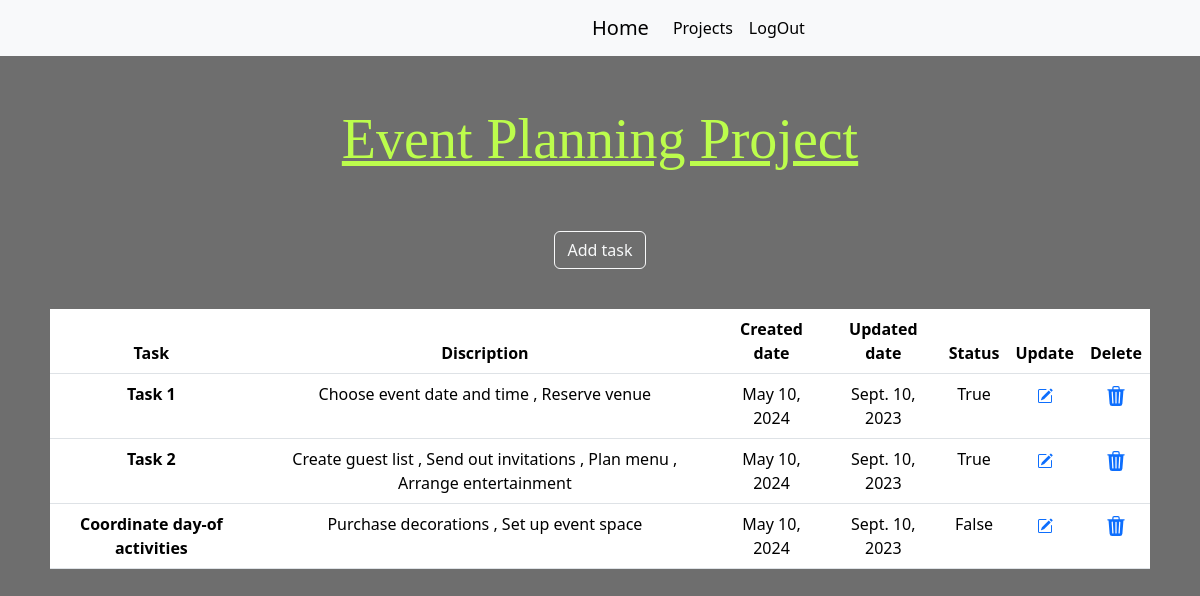
Screenshot of /Task_Page/Event Planning Project/ with the database file from the repository.
### ToDoApp/models.py (models this page shows)
class Projects(models.Model):
    Title = models.CharField(max_length=100,null=True,blank=True)
    Cdate =  models.DateField(default=datetime.date.today)

class TaskDB(models.Model):
    TitleT = models.CharField(max_length=100, null=True, blank=True)
    Task = models.CharField(max_length=100,null=True,blank=True)
    Discription = models.CharField(max_length=100,null=True,blank=True)
    status = models.BooleanField(default=False)
    Cdate =  models.DateField(default=datetime.date.today)
    Udate =  models.DateField(default=datetime.date.today)

### ToDoApp/views.py (the view)
# urls.py: path('Task_Page/<T>/',views.Task_Page,name="Task_Page"),
def Task_Page(request,T):
    y = Projects.objects.get(Title=T)
    x = TaskDB.objects.filter(TitleT=T)
    return render(request,"TaskPage.html",{'x':x,'y':y})

### ToDoApp/templates/TaskPage.html (shortened to what this page needs)
<!DOCTYPE html>
<html lang="en">
<head>
    <link href="https://cdn.jsdelivr.net/npm/bootstrap@5.3.3/dist/css/bootstrap.min.css" rel="stylesheet">
</head>
<body style="background-color: #6E6E6E;color:#BCFD4C">
<div style="text-align:center;">
    <nav class="navbar navbar-expand-lg bg-body-tertiary">
  <div class="container-fluid">
    <a class="navbar-brand" style="margin-left:580px" href="{% url 'HomePage' %}">Home</a>
    <div class="collapse navbar-collapse" id="navbarNav">
      <ul class="navbar-nav">
        <li class="nav-item">
          <a class="nav-link active" aria-current="page" href="{% url 'HomePage' %}">Projects</a>
        </li>
        <li class="nav-item">
          <a class="nav-link active" aria-current="page" href="{% url 'user_logout' %}">LogOut</a>
        </li>
      </ul>
    </div>
  </div>
</nav>
</div>
<div >
     <div style="text-align:center;">
        <u><h1 style="font-family: Georgia, 'Times New Roman', Times, serif;font-weight: 500;margin-top:50px;font-size: 350%;color:#BCFD4C">{{y.Title}}</h1></u>
    <button type="button" class="btn btn-outline-light" style="margin-top:50px;text-align:center;"  class="btn btn-primary" data-bs-toggle="modal" data-bs-target="#staticBackdrop">
  Add task
</button>
    </div>
    <div>
        <div style="margin-top:40px;margin-left:50px;margin-right:50px;text-align:center">
        <table class="table table-hover" >
  <thead>
    <tr>
      <th scope="col">Task</th>
      <th scope="col">Discription</th>
      <th scope="col">Created date</th>
      <th scope="col">Updated date</th>
        <th scope="col">Status</th>
        <th scope="col">Update</th>
        <th scope="col">Delete</th>
    </tr>
  </thead>
  <tbody>
  {% for i in x %}
    <tr>
      <th>{{i.Task}}</th>
      <td>{{i.Discription}}</td>
      <td>{{i.Cdate}}</td>
        <td>{{i.Udate}}</td>
        <td>{{i.status}} </td>
        <td><a href="{% url 'EditPage' uid=i.id %}" >
        </a></td>
        <td><a href="{% url 'deltask' tid=i.id %}"></a></td>
    </tr>
  {% endfor %}
  </tbody>
</table>
    </div>
    </div>
</div>
</body>
</html>

### rows the page displays
Projects: Title "Event Planning Project"
TaskDB: Task "Task 1", Discription "Choose event date and time , Reserve venue", Cdate "May 10, 2024", Udate "Sept. 10, 2023", status "True"
TaskDB: Task "Task 2", Discription "Create guest list , Send out invitations , Plan menu , Arrange entertainment", Cdate "May 10, 2024", Udate "Sept. 10, 2023", status "True"
TaskDB: Task "Coordinate day-of activities", Discription "Purchase decorations , Set up event space", Cdate "May 10, 2024", Udate "Sept. 10, 2023", status "False"
